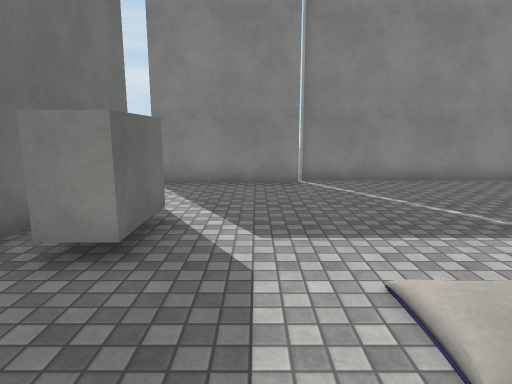
[1] (above)

19 first-person views from a walk through a Unity game level. The camera is 1.5 m above the floor, tilts 10° down and sees 75° across. The floor is counted in squares, 1 m on a side. Each view is taken from the middle of a square. On the plan, view 1 faces up. The plan holds only what a view shows up to about 15 squares ahead; the rest is blank. The place goes on beyond the plan. The player character is not drawn. Door leaves are left out, so doorways stand open. Some surface patterns are stand-ins.

[2]
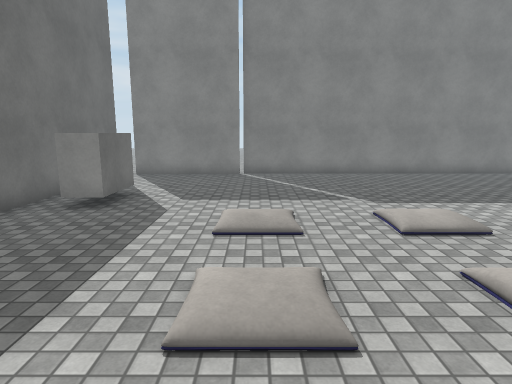

[3]
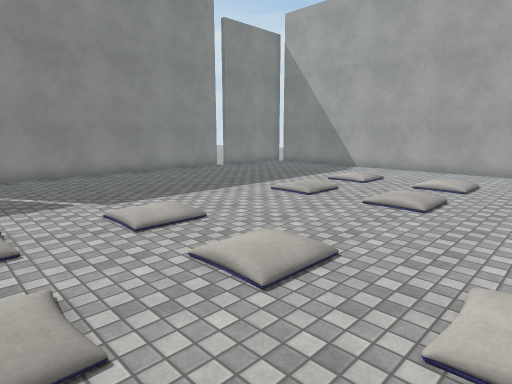

[4]
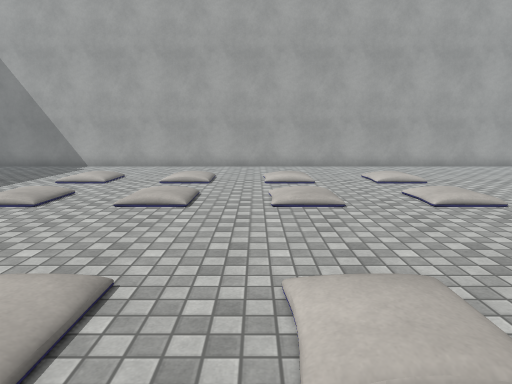

[5]
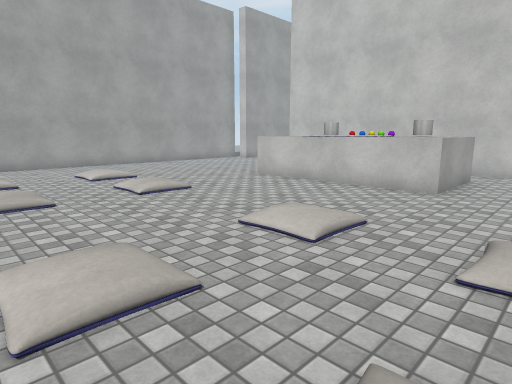

[6]
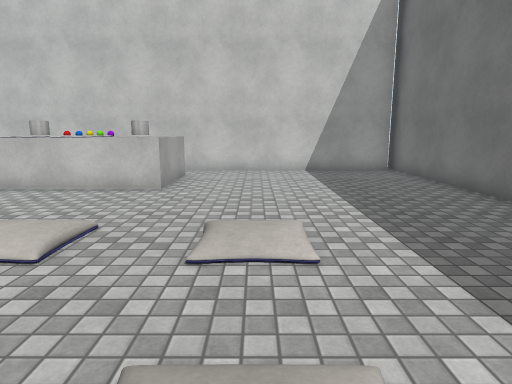

[7]
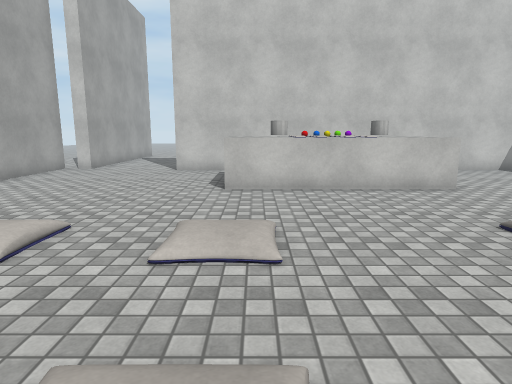

[8]
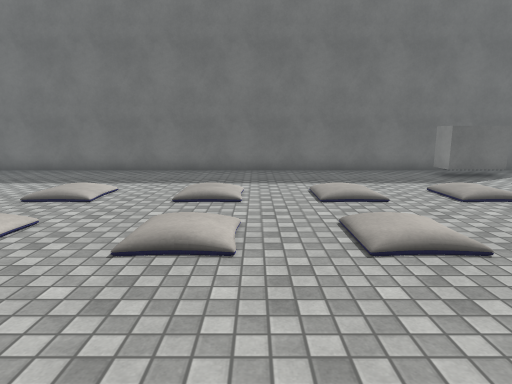

[9]
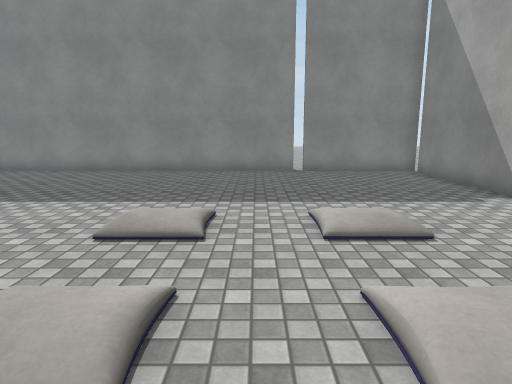

[10]
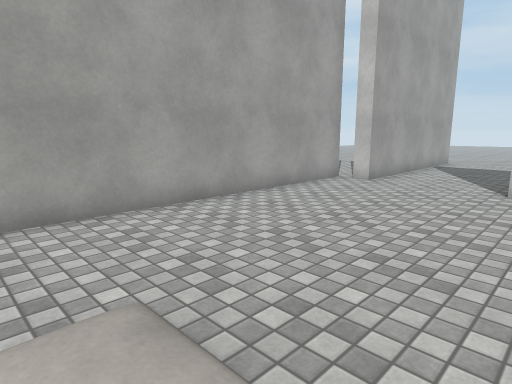

[11]
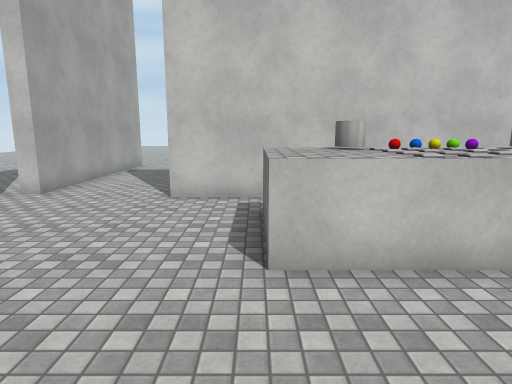

[12]
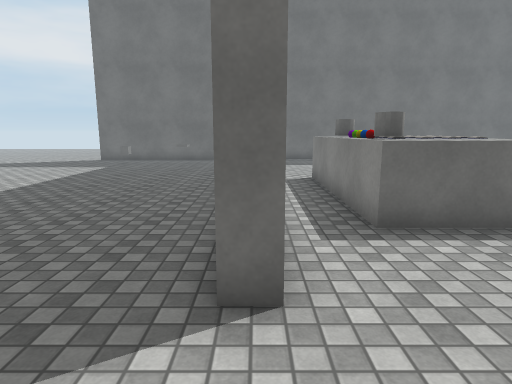

[13]
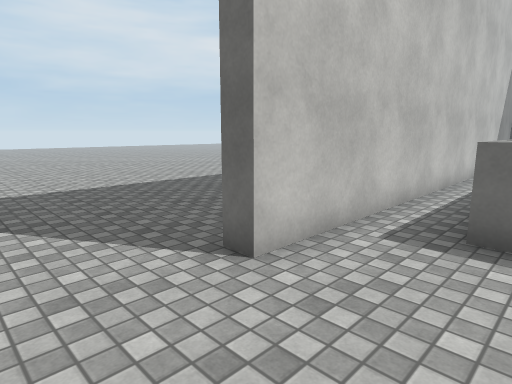

[14]
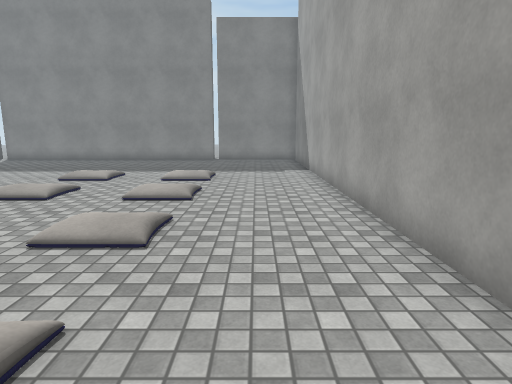

[15]
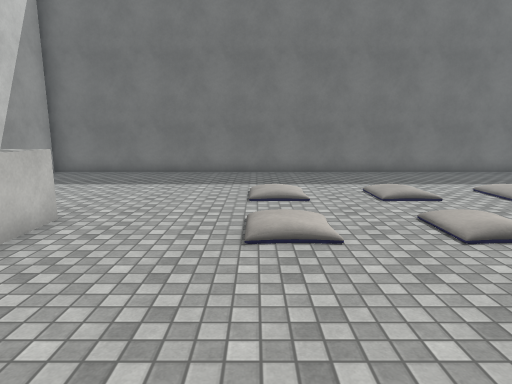

[16]
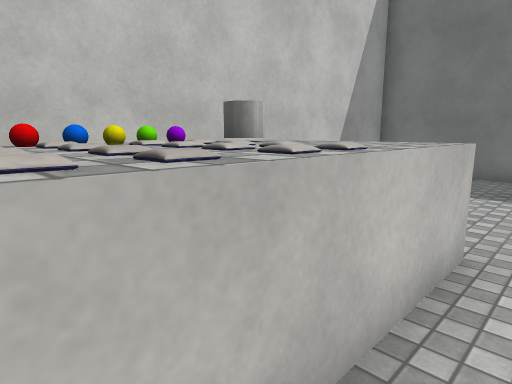

[17]
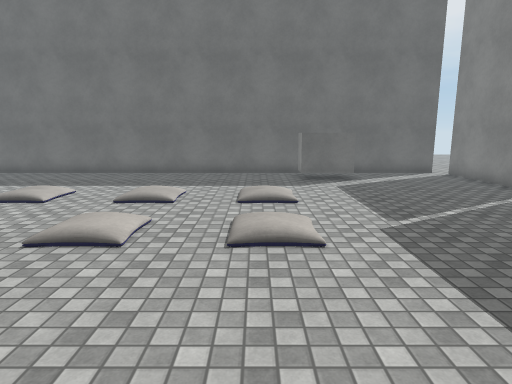

[18]
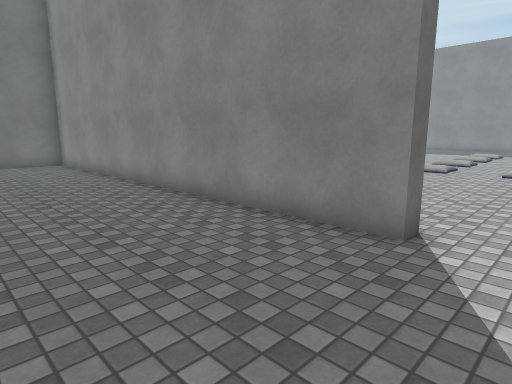

[19]
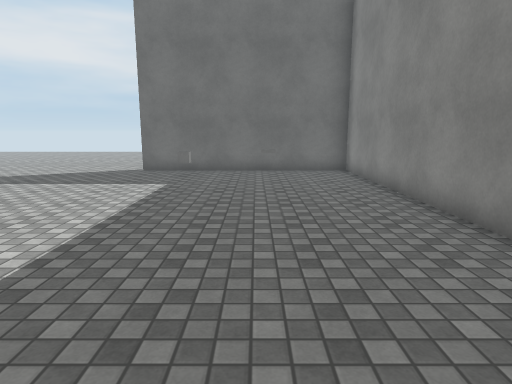

### Floor plan
Key: @ floor where view 1 was taken; # wall or solid block; . main floor; : floor 0.25 m higher than the main floor; / step, stairs or slope; D open door; = window, fence, low wall or low ledge; ^ raised ledge; O other object.
Columns run from 4 left of view 1 to 18 right of it. Each row starts with its distance up from view 1.
 11       ############.
 10 ######............#####
  9 #.....................#
  8 #.....................#
  7 #.....................#
  6 #.O...................#
  5 #.O...................#
  4 #.O...................#
  3 #........//...//./ ...#
  2 #.....:..:/...//..:...#
  1 #.....................#
  0 #...@./..//...//.///..#
 -1 #.....:..:/...//..:...#
 -2 #.....................#
 -3 #.....................#
 -4 #.... :/.::.../ ..:...#
 -5 #....///......//......#
 -6 #.....................#
 -7 #.....:/.:/...//..:...#
 -8 #.....//.//...//.//...#
 -9 #.....................#
-10 #.....................#
-11 #.....................#
-12 #........^^OOO^^......#
-13 #........^^OOO^^......#
-14 #........^OOOO^^......#
-15 #........^^^^^^^......#
-16 #.....................#
-17 ##################...##
-18  #................DDD#.
-19  #...................#
-20  #...................#
-21  #...................#
-22  #...................#
-23  #.=.................#

Where each view was taken, in squares from view 1:
view 1: 0 up, 0 right, facing up
view 2: 4 down, 2 right, facing up
view 3: 4 down, 2 right, facing up-right
view 4: 3 down, 3 right, facing right
view 5: 3 down, 2 right, facing down-right
view 6: 3 down, 2 right, facing down
view 7: 3 down, 10 right, facing down
view 8: 3 down, 10 right, facing left
view 9: 3 down, 12 right, facing up
view 10: 7 down, 12 right, facing down-right
view 11: 8 down, 11 right, facing down
view 12: 17 down, 16 right, facing left
view 13: 14 down, 16 right, facing down-left
view 14: 9 down, 16 right, facing up
view 15: 8 down, 11 right, facing left
view 16: 11 down, 9 right, facing down-left
view 17: 2 up, 11 right, facing left
view 18: 22 down, 15 right, facing up-left
view 19: 21 down, 11 right, facing left
